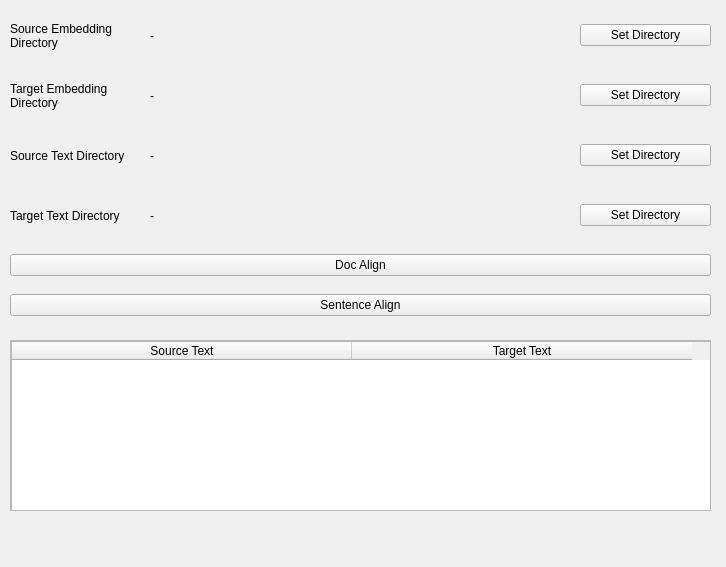
<?xml version="1.0" encoding="UTF-8"?>
<ui version="4.0">
 <class>Form</class>
 <widget class="QWidget" name="Form">
  <property name="geometry">
   <rect>
    <x>0</x>
    <y>0</y>
    <width>726</width>
    <height>567</height>
   </rect>
  </property>
  <property name="windowTitle">
   <string>Form</string>
  </property>
  <widget class="QWidget" name="gridLayoutWidget">
   <property name="geometry">
    <rect>
     <x>10</x>
     <y>10</y>
     <width>131</width>
     <height>51</height>
    </rect>
   </property>
   <layout class="QGridLayout" name="gridLayout">
    <item row="1" column="0">
     <widget class="QLabel" name="label">
      <property name="text">
       <string>Source Embedding Directory</string>
      </property>
      <property name="wordWrap">
       <bool>true</bool>
      </property>
     </widget>
    </item>
   </layout>
  </widget>
  <widget class="QWidget" name="gridLayoutWidget_2">
   <property name="geometry">
    <rect>
     <x>10</x>
     <y>70</y>
     <width>131</width>
     <height>51</height>
    </rect>
   </property>
   <layout class="QGridLayout" name="gridLayout_2">
    <item row="0" column="0">
     <widget class="QLabel" name="label_2">
      <property name="text">
       <string>Target Embedding Directory</string>
      </property>
      <property name="wordWrap">
       <bool>true</bool>
      </property>
     </widget>
    </item>
   </layout>
  </widget>
  <widget class="QWidget" name="gridLayoutWidget_3">
   <property name="geometry">
    <rect>
     <x>150</x>
     <y>70</y>
     <width>411</width>
     <height>51</height>
    </rect>
   </property>
   <layout class="QGridLayout" name="gridLayout_3">
    <item row="0" column="0">
     <widget class="QLabel" name="label_4">
      <property name="text">
       <string>-</string>
      </property>
      <property name="wordWrap">
       <bool>true</bool>
      </property>
     </widget>
    </item>
   </layout>
  </widget>
  <widget class="QWidget" name="gridLayoutWidget_4">
   <property name="geometry">
    <rect>
     <x>150</x>
     <y>10</y>
     <width>411</width>
     <height>51</height>
    </rect>
   </property>
   <layout class="QGridLayout" name="gridLayout_4">
    <item row="0" column="0">
     <widget class="QLabel" name="label_3">
      <property name="text">
       <string>-</string>
      </property>
      <property name="wordWrap">
       <bool>true</bool>
      </property>
     </widget>
    </item>
   </layout>
  </widget>
  <widget class="QWidget" name="gridLayoutWidget_5">
   <property name="geometry">
    <rect>
     <x>580</x>
     <y>70</y>
     <width>131</width>
     <height>51</height>
    </rect>
   </property>
   <layout class="QGridLayout" name="gridLayout_5">
    <item row="0" column="0">
     <widget class="QPushButton" name="pushButton_2">
      <property name="text">
       <string>Set Directory</string>
      </property>
     </widget>
    </item>
   </layout>
  </widget>
  <widget class="QWidget" name="gridLayoutWidget_6">
   <property name="geometry">
    <rect>
     <x>580</x>
     <y>10</y>
     <width>131</width>
     <height>51</height>
    </rect>
   </property>
   <layout class="QGridLayout" name="gridLayout_6">
    <item row="0" column="0">
     <widget class="QPushButton" name="pushButton">
      <property name="text">
       <string>Set Directory</string>
      </property>
     </widget>
    </item>
   </layout>
  </widget>
  <widget class="QScrollArea" name="scrollArea">
   <property name="geometry">
    <rect>
     <x>10</x>
     <y>340</y>
     <width>701</width>
     <height>171</height>
    </rect>
   </property>
   <property name="widgetResizable">
    <bool>true</bool>
   </property>
   <widget class="QWidget" name="scrollAreaWidgetContents">
    <property name="geometry">
     <rect>
      <x>0</x>
      <y>0</y>
      <width>699</width>
      <height>169</height>
     </rect>
    </property>
    <widget class="QTableWidget" name="tableWidget">
     <property name="geometry">
      <rect>
       <x>0</x>
       <y>0</y>
       <width>701</width>
       <height>171</height>
      </rect>
     </property>
     <attribute name="horizontalHeaderMinimumSectionSize">
      <number>70</number>
     </attribute>
     <attribute name="horizontalHeaderDefaultSectionSize">
      <number>340</number>
     </attribute>
     <column>
      <property name="text">
       <string>Source Text</string>
      </property>
      <property name="textAlignment">
       <set>AlignCenter</set>
      </property>
     </column>
     <column>
      <property name="text">
       <string>Target Text</string>
      </property>
      <property name="textAlignment">
       <set>AlignCenter</set>
      </property>
     </column>
    </widget>
   </widget>
  </widget>
  <widget class="QWidget" name="gridLayoutWidget_7">
   <property name="geometry">
    <rect>
     <x>10</x>
     <y>130</y>
     <width>131</width>
     <height>51</height>
    </rect>
   </property>
   <layout class="QGridLayout" name="gridLayout_7">
    <item row="1" column="0">
     <widget class="QLabel" name="label_5">
      <property name="text">
       <string>Source Text Directory</string>
      </property>
      <property name="wordWrap">
       <bool>true</bool>
      </property>
     </widget>
    </item>
   </layout>
  </widget>
  <widget class="QWidget" name="gridLayoutWidget_8">
   <property name="geometry">
    <rect>
     <x>580</x>
     <y>190</y>
     <width>131</width>
     <height>51</height>
    </rect>
   </property>
   <layout class="QGridLayout" name="gridLayout_8">
    <item row="0" column="0">
     <widget class="QPushButton" name="pushButton_3">
      <property name="text">
       <string>Set Directory</string>
      </property>
     </widget>
    </item>
   </layout>
  </widget>
  <widget class="QWidget" name="gridLayoutWidget_9">
   <property name="geometry">
    <rect>
     <x>150</x>
     <y>190</y>
     <width>411</width>
     <height>51</height>
    </rect>
   </property>
   <layout class="QGridLayout" name="gridLayout_9">
    <item row="0" column="0">
     <widget class="QLabel" name="label_6">
      <property name="text">
       <string>-</string>
      </property>
      <property name="wordWrap">
       <bool>true</bool>
      </property>
     </widget>
    </item>
   </layout>
  </widget>
  <widget class="QWidget" name="gridLayoutWidget_10">
   <property name="geometry">
    <rect>
     <x>10</x>
     <y>190</y>
     <width>131</width>
     <height>51</height>
    </rect>
   </property>
   <layout class="QGridLayout" name="gridLayout_10">
    <item row="0" column="0">
     <widget class="QLabel" name="label_7">
      <property name="text">
       <string>Target Text Directory</string>
      </property>
      <property name="wordWrap">
       <bool>true</bool>
      </property>
     </widget>
    </item>
   </layout>
  </widget>
  <widget class="QWidget" name="gridLayoutWidget_11">
   <property name="geometry">
    <rect>
     <x>150</x>
     <y>130</y>
     <width>411</width>
     <height>51</height>
    </rect>
   </property>
   <layout class="QGridLayout" name="gridLayout_11">
    <item row="0" column="0">
     <widget class="QLabel" name="label_8">
      <property name="text">
       <string>-</string>
      </property>
      <property name="wordWrap">
       <bool>true</bool>
      </property>
     </widget>
    </item>
   </layout>
  </widget>
  <widget class="QWidget" name="gridLayoutWidget_12">
   <property name="geometry">
    <rect>
     <x>580</x>
     <y>130</y>
     <width>131</width>
     <height>51</height>
    </rect>
   </property>
   <layout class="QGridLayout" name="gridLayout_12">
    <item row="0" column="0">
     <widget class="QPushButton" name="pushButton_4">
      <property name="text">
       <string>Set Directory</string>
      </property>
     </widget>
    </item>
   </layout>
  </widget>
  <widget class="QWidget" name="gridLayoutWidget_13">
   <property name="geometry">
    <rect>
     <x>10</x>
     <y>250</y>
     <width>701</width>
     <height>31</height>
    </rect>
   </property>
   <layout class="QGridLayout" name="gridLayout_13">
    <item row="0" column="0">
     <widget class="QPushButton" name="pushButton_5">
      <property name="text">
       <string>Doc Align</string>
      </property>
     </widget>
    </item>
   </layout>
  </widget>
  <widget class="QWidget" name="gridLayoutWidget_14">
   <property name="geometry">
    <rect>
     <x>10</x>
     <y>290</y>
     <width>701</width>
     <height>31</height>
    </rect>
   </property>
   <layout class="QGridLayout" name="gridLayout_14">
    <item row="0" column="0">
     <widget class="QPushButton" name="pushButton_6">
      <property name="text">
       <string>Sentence Align</string>
      </property>
     </widget>
    </item>
   </layout>
  </widget>
 </widget>
 <resources/>
 <connections/>
</ui>
